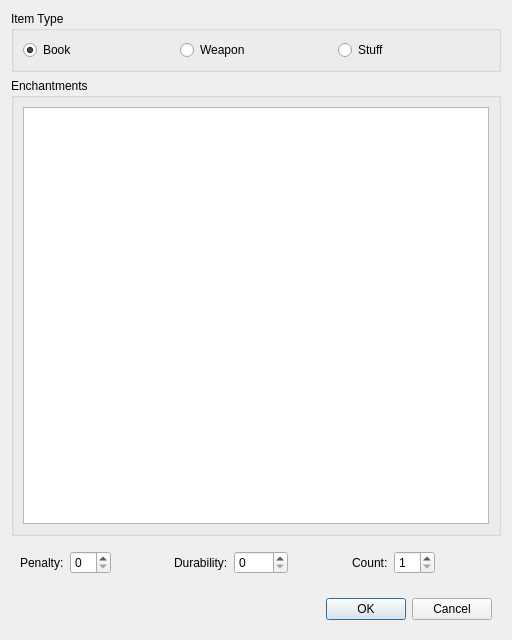
<?xml version="1.0" encoding="UTF-8"?>
<ui version="4.0">
 <class>ItemEditor</class>
 <widget class="QDialog" name="ItemEditor">
  <property name="geometry">
   <rect>
    <x>0</x>
    <y>0</y>
    <width>512</width>
    <height>640</height>
   </rect>
  </property>
  <property name="windowTitle">
   <string>Dialog</string>
  </property>
  <layout class="QVBoxLayout" name="verticalLayout_2">
   <item>
    <widget class="QGroupBox" name="groupBox">
     <property name="title">
      <string>Item Type</string>
     </property>
     <layout class="QHBoxLayout" name="horizontalLayout_3">
      <item>
       <widget class="QRadioButton" name="radio_book">
        <property name="text">
         <string>Book</string>
        </property>
        <property name="checked">
         <bool>true</bool>
        </property>
       </widget>
      </item>
      <item>
       <widget class="QRadioButton" name="radio_weapon">
        <property name="text">
         <string>Weapon</string>
        </property>
       </widget>
      </item>
      <item>
       <widget class="QRadioButton" name="radio_stuff">
        <property name="text">
         <string>Stuff</string>
        </property>
       </widget>
      </item>
     </layout>
    </widget>
   </item>
   <item>
    <widget class="QGroupBox" name="groupBox_2">
     <property name="title">
      <string>Enchantments</string>
     </property>
     <layout class="QVBoxLayout" name="verticalLayout">
      <item>
       <widget class="EnchListWidget" name="listWidget">
        <property name="minimumSize">
         <size>
          <width>0</width>
          <height>0</height>
         </size>
        </property>
       </widget>
      </item>
     </layout>
    </widget>
   </item>
   <item>
    <widget class="QWidget" name="widget" native="true">
     <layout class="QHBoxLayout" name="horizontalLayout_4">
      <item>
       <widget class="QLabel" name="label_penalty">
        <property name="text">
         <string>Penalty:</string>
        </property>
       </widget>
      </item>
      <item>
       <widget class="QSpinBox" name="sb_penalty"/>
      </item>
      <item>
       <spacer name="horizontalSpacer">
        <property name="orientation">
         <enum>Qt::Horizontal</enum>
        </property>
        <property name="sizeHint" stdset="0">
         <size>
          <width>40</width>
          <height>20</height>
         </size>
        </property>
       </spacer>
      </item>
      <item>
       <widget class="QLabel" name="label_durability">
        <property name="text">
         <string>Durability:</string>
        </property>
       </widget>
      </item>
      <item>
       <widget class="QSpinBox" name="sb_durability">
        <property name="maximum">
         <number>9999</number>
        </property>
       </widget>
      </item>
      <item>
       <spacer name="horizontalSpacer_4">
        <property name="orientation">
         <enum>Qt::Horizontal</enum>
        </property>
        <property name="sizeHint" stdset="0">
         <size>
          <width>40</width>
          <height>20</height>
         </size>
        </property>
       </spacer>
      </item>
      <item>
       <widget class="QLabel" name="label_count">
        <property name="text">
         <string>Count:</string>
        </property>
       </widget>
      </item>
      <item>
       <widget class="QSpinBox" name="sb_count">
        <property name="minimum">
         <number>1</number>
        </property>
       </widget>
      </item>
      <item>
       <spacer name="horizontalSpacer_2">
        <property name="orientation">
         <enum>Qt::Horizontal</enum>
        </property>
        <property name="sizeHint" stdset="0">
         <size>
          <width>40</width>
          <height>20</height>
         </size>
        </property>
       </spacer>
      </item>
     </layout>
    </widget>
   </item>
   <item>
    <widget class="QWidget" name="widget_2" native="true">
     <layout class="QHBoxLayout" name="horizontalLayout_2">
      <item>
       <spacer name="horizontalSpacer_3">
        <property name="orientation">
         <enum>Qt::Horizontal</enum>
        </property>
        <property name="sizeHint" stdset="0">
         <size>
          <width>40</width>
          <height>20</height>
         </size>
        </property>
       </spacer>
      </item>
      <item>
       <widget class="QPushButton" name="btn_ok">
        <property name="text">
         <string>OK</string>
        </property>
       </widget>
      </item>
      <item>
       <widget class="QPushButton" name="btn_cancel">
        <property name="text">
         <string>Cancel</string>
        </property>
       </widget>
      </item>
     </layout>
    </widget>
   </item>
  </layout>
 </widget>
 <customwidgets>
  <customwidget>
   <class>EnchListWidget</class>
   <extends>QListWidget</extends>
   <header location="global">ui/enchlistwidget.h</header>
  </customwidget>
 </customwidgets>
 <resources/>
 <connections/>
</ui>
